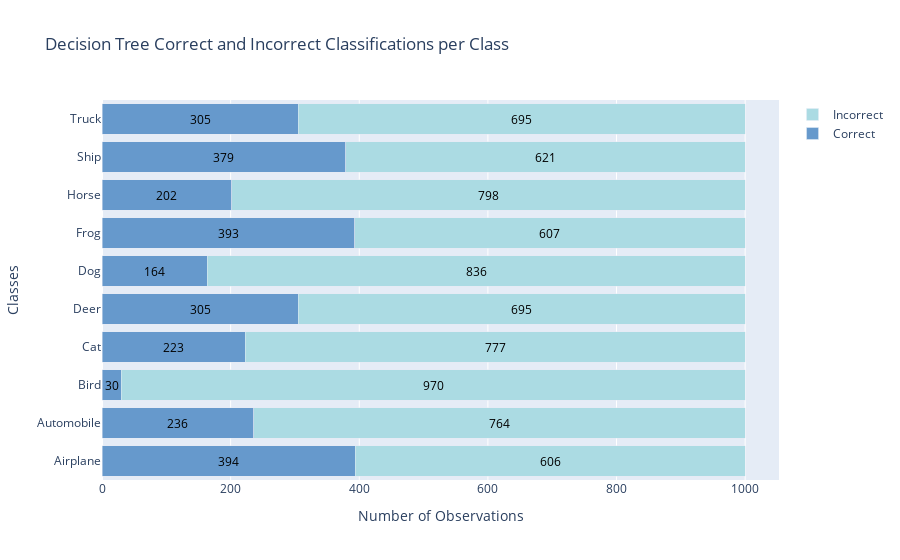

The cell this chart's notebook holds for it:
### Code cell
# Compute the confusion matrix for the Decision Tree model
conf_matrix_tree = confusion_matrix(y_test_sub, y_pred_dt)

# Calculate correct and incorrect classifications for each class
correct_tree = np.diag(conf_matrix_tree)
incorrect_tree = np.sum(conf_matrix_tree, axis=1) - correct_tree

# Define CIFAR-10 classes
classes = ["Airplane", "Automobile", "Bird", "Cat", "Deer", "Dog", "Frog", "Horse", "Ship", "Truck"]

# Define colors for the bars
light_blue = '#6699cc' 
dark_blue = '#abdbe3'

# Create a horizontal stacked bar chart using Plotly
fig = go.Figure(data=[
    go.Bar(name='Correct', y=classes, x=correct_tree, marker_color=light_blue, orientation='h'),
    go.Bar(name='Incorrect', y=classes, x=incorrect_tree, marker_color=dark_blue, orientation='h')
])

# Change the bar mode
fig.update_layout(barmode='stack', title='Decision Tree Correct and Incorrect Classifications per Class',
                  yaxis_title='Classes', xaxis_title='Number of Observations')

# Add labels to the bars
for i in range(len(classes)):
    fig.add_annotation(x=correct_tree[i]/2, y=classes[i],
                       text=str(correct_tree[i]),
                       showarrow=False,
                       font=dict(color='black'))
    fig.add_annotation(x=correct_tree[i] + incorrect_tree[i]/2, y=classes[i],
                       text=str(incorrect_tree[i]),
                       showarrow=False,
                       font=dict(color='black'))

# Show the figure
fig.show()

### Figure 1 — Plotly figure (JSON) as saved in the notebook; plotly's stock layout.template omitted (floating-point values rounded to 4 significant figures)
{"data": [{"marker": {"color": "#6699cc"}, "name": "Correct", "orientation": "h", "type": "bar", "x": [394, 236, 30, 223, 305, 164, 393, 202, 379, 305], "y": ["Airplane", "Automobile", "Bird", "Cat", "Deer", "Dog", "Frog", "Horse", "Ship", "Truck"]}, {"marker": {"color": "#abdbe3"}, "name": "Incorrect", "orientation": "h", "type": "bar", "x": [606, 764, 970, 777, 695, 836, 607, 798, 621, 695], "y": ["Airplane", "Automobile", "Bird", "Cat", "Deer", "Dog", "Frog", "Horse", "Ship", "Truck"]}], "layout": {"annotations": [{"font": {"color": "black"}, "showarrow": false, "text": "394", "x": 197, "y": "Airplane"}, {"font": {"color": "black"}, "showarrow": false, "text": "606", "x": 697, "y": "Airplane"}, {"font": {"color": "black"}, "showarrow": false, "text": "236", "x": 118, "y": "Automobile"}, {"font": {"color": "black"}, "showarrow": false, "text": "764", "x": 618, "y": "Automobile"}, {"font": {"color": "black"}, "showarrow": false, "text": "30", "x": 15, "y": "Bird"}, {"font": {"color": "black"}, "showarrow": false, "text": "970", "x": 515, "y": "Bird"}, {"font": {"color": "black"}, "showarrow": false, "text": "223", "x": 111.5, "y": "Cat"}, {"font": {"color": "black"}, "showarrow": false, "text": "777", "x": 611.5, "y": "Cat"}, {"font": {"color": "black"}, "showarrow": false, "text": "305", "x": 152.5, "y": "Deer"}, {"font": {"color": "black"}, "showarrow": false, "text": "695", "x": 652.5, "y": "Deer"}, {"font": {"color": "black"}, "showarrow": false, "text": "164", "x": 82, "y": "Dog"}, {"font": {"color": "black"}, "showarrow": false, "text": "836", "x": 582, "y": "Dog"}, {"font": {"color": "black"}, "showarrow": false, "text": "393", "x": 196.5, "y": "Frog"}, {"font": {"color": "black"}, "showarrow": false, "text": "607", "x": 696.5, "y": "Frog"}, {"font": {"color": "black"}, "showarrow": false, "text": "202", "x": 101, "y": "Horse"}, {"font": {"color": "black"}, "showarrow": false, "text": "798", "x": 601, "y": "Horse"}, {"font": {"color": "black"}, "showarrow": false, "text": "379", "x": 189.5, "y": "Ship"}, {"font": {"color": "black"}, "showarrow": false, "text": "621", "x": 689.5, "y": "Ship"}, {"font": {"color": "black"}, "showarrow": false, "text": "305", "x": 152.5, "y": "Truck"}, {"font": {"color": "black"}, "showarrow": false, "text": "695", "x": 652.5, "y": "Truck"}], "barmode": "stack", "title": {"text": "Decision Tree Correct and Incorrect Classifications per Class"}, "xaxis": {"title": {"text": "Number of Observations"}}, "yaxis": {"title": {"text": "Classes"}}}}
